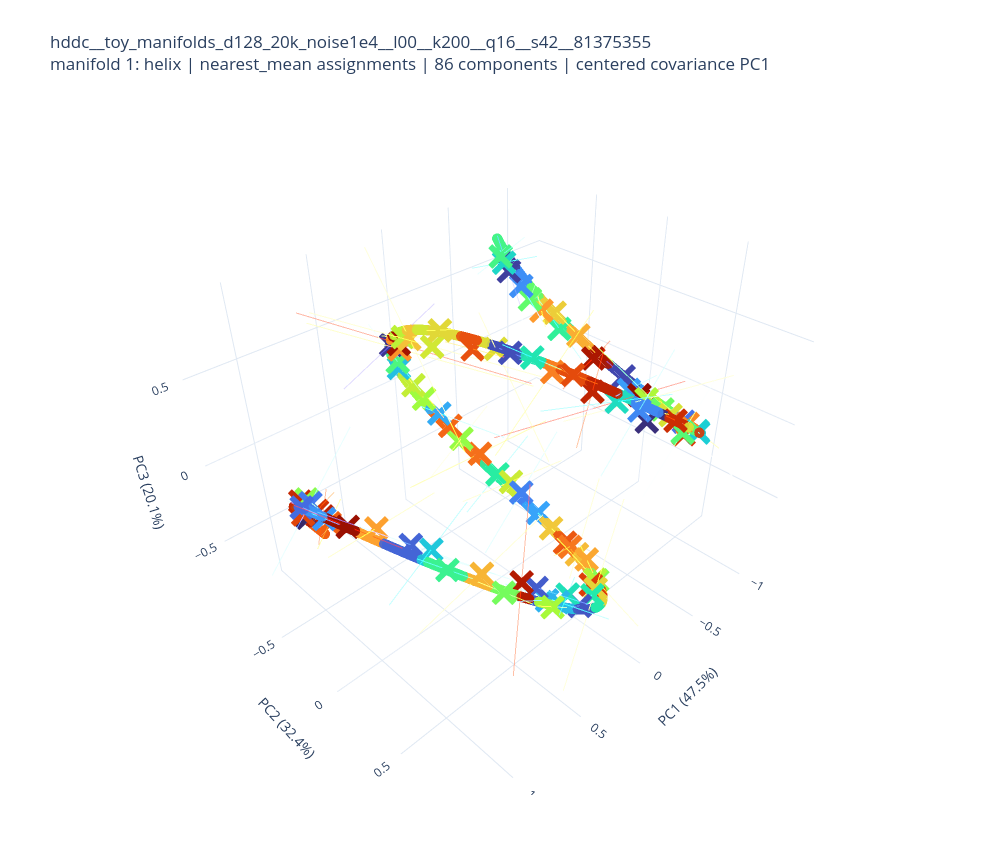

Here is the notebook cell this chart was saved with:
### Markdown cell above
## Tiling plot

Points and Gaussian footprints use the same component color. Gaussian footprints are borderless translucent regions rather than outline or wireframe meshes; the larger, nearly opaque points are rendered afterward so the dataset remains the visual focus. Hover over points or mean markers to inspect component IDs.

### Code cell
import plotly.graph_objects as go
from plotly.colors import sample_colorscale

selected_ids = selected_components.tolist()
palette = sample_colorscale("Turbo", np.linspace(0.03, 0.97, len(selected_ids)))
component_color = {component_id: palette[i] for i, component_id in enumerate(selected_ids)}
rng = np.random.default_rng(RANDOM_SEED)
if len(points_projected) > MAX_PLOT_POINTS:
    plot_indices = np.sort(rng.choice(len(points_projected), MAX_PLOT_POINTS, replace=False))
else:
    plot_indices = np.arange(len(points_projected))

def point_limits(values, margin_fraction=0.08):
    low = values.min(axis=0)
    high = values.max(axis=0)
    margin = np.maximum((high - low) * margin_fraction, 1e-6)
    return low - margin, high + margin

def with_alpha(rgb, alpha):
    return rgb.replace("rgb(", "rgba(").replace(")", f", {alpha})")

def ellipse_polygon(mean, covariance, n_std, num_points=100):
    eigenvalues, eigenvectors = np.linalg.eigh(covariance)
    transform = eigenvectors @ np.diag(n_std * np.sqrt(np.maximum(eigenvalues, 0.0)))
    angle = np.linspace(0.0, 2.0 * np.pi, num_points)
    unit_circle = np.stack([np.cos(angle), np.sin(angle)])
    return mean[:, None] + transform @ unit_circle

def ellipsoid_mesh(mean, covariance, n_std, num_u=24, num_v=13):
    eigenvalues, eigenvectors = np.linalg.eigh(covariance)
    transform = eigenvectors @ np.diag(n_std * np.sqrt(np.maximum(eigenvalues, 0.0)))
    u = np.linspace(0.0, 2.0 * np.pi, num_u, endpoint=False)
    v = np.linspace(0.0, np.pi, num_v)
    uu, vv = np.meshgrid(u, v)
    sphere = np.stack([
        np.cos(uu) * np.sin(vv),
        np.sin(uu) * np.sin(vv),
        np.cos(vv),
    ]).reshape(3, -1)
    vertices = mean[:, None] + transform @ sphere
    triangles_i, triangles_j, triangles_k = [], [], []
    for row in range(num_v - 1):
        for col in range(num_u):
            next_col = (col + 1) % num_u
            a = row * num_u + col
            b = row * num_u + next_col
            c = (row + 1) * num_u + col
            d = (row + 1) * num_u + next_col
            triangles_i.extend([a, b])
            triangles_j.extend([b, d])
            triangles_k.extend([c, c])
    return vertices, triangles_i, triangles_j, triangles_k

shown_assignments = manifold_assignments.numpy()[plot_indices]
shown_points = points_projected[plot_indices]
selected_point_mask = np.isin(shown_assignments, selected_ids)
fig = go.Figure()

# Build covariance overlays around the projected model means.
pc_axis_segments = []
for component_id in selected_ids:
    color = component_color[component_id]
    mean = means_projected[component_id]
    covariance = covariance_projected[component_id]
    eigenvalues, eigenvectors = np.linalg.eigh(covariance)
    for pc_offset in range(COVARIANCE_PC_COUNT):
        eigen_index = PLOT_DIM - 1 - pc_offset
        half_axis = (
            COVARIANCE_AXIS_SCALE * np.sqrt(max(eigenvalues[eigen_index], 0.0))
            * eigenvectors[:, eigen_index]
        )
        pc_axis_segments.append((
            component_id, pc_offset + 1, mean - half_axis, mean + half_axis
        ))
    if SHOW_GAUSSIAN_FOOTPRINTS and PLOT_DIM == 2:
        polygon = ellipse_polygon(mean, covariance, N_STD)
        fig.add_trace(go.Scatter(
            x=polygon[0], y=polygon[1], mode="lines",
            line=dict(width=0, color=with_alpha(color, 0.0)),
            fill="toself", fillcolor=with_alpha(color, GAUSSIAN_OPACITY),
            hoverinfo="skip", showlegend=False,
        ))
    elif SHOW_GAUSSIAN_FOOTPRINTS:
        vertices, face_i, face_j, face_k = ellipsoid_mesh(mean, covariance, N_STD)
        fig.add_trace(go.Mesh3d(
            x=vertices[0], y=vertices[1], z=vertices[2],
            i=face_i, j=face_j, k=face_k, color=color,
            opacity=GAUSSIAN_OPACITY, flatshading=False,
            hoverinfo="skip", showscale=False, showlegend=False,
        ))

# Dataset points are added after the footprints and remain visually dominant.
point_trace = go.Scattergl if PLOT_DIM == 2 else go.Scatter3d
if (~selected_point_mask).any():
    gray_points = shown_points[~selected_point_mask]
    coordinates = dict(x=gray_points[:, 0], y=gray_points[:, 1])
    if PLOT_DIM == 3:
        coordinates["z"] = gray_points[:, 2]
    fig.add_trace(point_trace(
        **coordinates, mode="markers",
        marker=dict(size=POINT_SIZE, color="rgb(135, 135, 135)", opacity=0.65),
        hoverinfo="skip", showlegend=False,
    ))

visible_points = shown_points[selected_point_mask]
visible_assignments = shown_assignments[selected_point_mask]
visible_colors = [component_color[int(component_id)] for component_id in visible_assignments]
coordinates = dict(x=visible_points[:, 0], y=visible_points[:, 1])
if PLOT_DIM == 3:
    coordinates["z"] = visible_points[:, 2]
point_hover = (
    "component %{customdata}<br>PC1 %{x:.4f}<br>PC2 %{y:.4f}"
    + ("<br>PC3 %{z:.4f}" if PLOT_DIM == 3 else "")
    + "<extra></extra>"
)
fig.add_trace(point_trace(
    **coordinates, mode="markers", customdata=visible_assignments,
    marker=dict(size=POINT_SIZE, color=visible_colors, opacity=POINT_OPACITY),
    hovertemplate=point_hover, showlegend=False,
))

# Each segment is centered exactly at mu_k and spans mu_k ± n_std sqrt(lambda) v.
if SHOW_COVARIANCE_PC_AXES:
    axis_trace = go.Scatter if PLOT_DIM == 2 else go.Scatter3d
    for component_id, pc_number, start, end in pc_axis_segments:
        coordinates = dict(x=[start[0], end[0]], y=[start[1], end[1]])
        if PLOT_DIM == 3:
            coordinates["z"] = [start[2], end[2]]
        fig.add_trace(axis_trace(
            **coordinates, mode="lines",
            line=dict(
                color=with_alpha(component_color[component_id], COVARIANCE_AXIS_OPACITY),
                width=max(1, COVARIANCE_AXIS_WIDTH - pc_number + 1),
            ),
            hovertemplate=(
                f"component {component_id}<br>covariance PC{pc_number}"
                f"<br>centered at learned mean<extra></extra>"
            ),
            showlegend=False,
        ))

selected_means = means_projected[selected_ids]
mean_trace = go.Scattergl if PLOT_DIM == 2 else go.Scatter3d
mean_coordinates = dict(x=selected_means[:, 0], y=selected_means[:, 1])
if PLOT_DIM == 3:
    mean_coordinates["z"] = selected_means[:, 2]
mean_mode = "markers+text" if ANNOTATE_COMPONENT_IDS else "markers"
mean_hover = (
    "mean of component %{customdata}<br>PC1 %{x:.4f}<br>PC2 %{y:.4f}"
    + ("<br>PC3 %{z:.4f}" if PLOT_DIM == 3 else "")
    + "<extra></extra>"
)
fig.add_trace(mean_trace(
    **mean_coordinates, mode=mean_mode, customdata=selected_ids,
    text=[str(component_id) for component_id in selected_ids] if ANNOTATE_COMPONENT_IDS else None,
    textposition="top center",
    marker=dict(size=9, symbol="x", color=[component_color[i] for i in selected_ids]),
    hovertemplate=mean_hover, showlegend=False,
))

low, high = point_limits(points_projected)
overlay_labels = []
if SHOW_COVARIANCE_PC_AXES:
    pc_label = "PC1" if COVARIANCE_PC_COUNT == 1 else f"PC1–PC{COVARIANCE_PC_COUNT}"
    overlay_labels.append(f"centered covariance {pc_label}")
if SHOW_GAUSSIAN_FOOTPRINTS:
    overlay_labels.append(f"{N_STD:g}σ Gaussian footprints")
overlay_label = " + ".join(overlay_labels) if overlay_labels else "centroids only"
title = (
    f"{RUN_DIR.name}<br>"
    f"manifold {MANIFOLD_ID}: {manifold_info['type_name']} | "
    f"{ASSIGNMENT_MODE} assignments | {len(selected_ids)} components | {overlay_label}"
)
fig.update_layout(
    template="plotly_white", width=1000, height=850, title=title,
    margin=dict(l=55, r=35, t=95, b=55), showlegend=False,
)
if PLOT_DIM == 2:
    fig.update_xaxes(
        range=[low[0], high[0]], title=f"PC1 ({explained[0]:.1%} variance)",
        zeroline=False, gridcolor="rgba(0, 0, 0, 0.08)",
    )
    fig.update_yaxes(
        range=[low[1], high[1]], title=f"PC2 ({explained[1]:.1%} variance)",
        scaleanchor="x", scaleratio=1, zeroline=False,
        gridcolor="rgba(0, 0, 0, 0.08)",
    )
else:
    fig.update_layout(scene=dict(
        xaxis=dict(range=[low[0], high[0]], title=f"PC1 ({explained[0]:.1%})"),
        yaxis=dict(range=[low[1], high[1]], title=f"PC2 ({explained[1]:.1%})"),
        zaxis=dict(range=[low[2], high[2]], title=f"PC3 ({explained[2]:.1%})"),
        aspectmode="data", bgcolor="white",
    ))
fig.show(config=dict(scrollZoom=True, displaylogo=False, responsive=True))

### Figure 1 — Plotly figure (JSON) as saved in the notebook; plotly's stock layout.template omitted (floating-point values rounded to 4 significant figures; data arrays with more than 128 entries replaced by an {"elided": "..."} marker saying what was removed)
{"data": [{"customdata": {"elided": "10000 int values"}, "hovertemplate": "component %{customdata}<br>PC1 %{x:.4f}<br>PC2 %{y:.4f}<br>PC3 %{z:.4f}<extra></extra>", "marker": {"color": {"elided": "10000 str values"}, "opacity": 0.9, "size": 6}, "mode": "markers", "showlegend": false, "type": "scatter3d", "x": {"elided": "10000 float values"}, "y": {"elided": "10000 float values"}, "z": {"elided": "10000 float values"}}, {"hovertemplate": "component 0<br>covariance PC1<br>centered at learned mean<extra></extra>", "line": {"color": "rgba(55, 39, 106, 0.35)", "width": 2}, "mode": "lines", "showlegend": false, "type": "scatter3d", "x": [0.964, 0.8785], "y": [-0.5998, -0.7132], "z": [-0.2956, -0.4537]}, {"hovertemplate": "component 2<br>covariance PC1<br>centered at learned mean<extra></extra>", "line": {"color": "rgba(58, 47, 123, 0.35)", "width": 2}, "mode": "lines", "showlegend": false, "type": "scatter3d", "x": [0.1572, -0.5039], "y": [0.9238, 0.5168], "z": [0.6626, 0.1511]}, {"hovertemplate": "component 3<br>covariance PC1<br>centered at learned mean<extra></extra>", "line": {"color": "rgba(60, 55, 141, 0.35)", "width": 2}, "mode": "lines", "showlegend": false, "type": "scatter3d", "x": [-0.1454, 0.6085], "y": [-0.7052, -0.6], "z": [0.5114, 0.3197]}, {"hovertemplate": "component 4<br>covariance PC1<br>centered at learned mean<extra></extra>", "line": {"color": "rgba(63, 63, 158, 0.35)", "width": 2}, "mode": "lines", "showlegend": false, "type": "scatter3d", "x": [-0.7547, -0.7936], "y": [-0.609, -0.8328], "z": [0.3398, 0.6917]}, {"hovertemplate": "component 7<br>covariance PC1<br>centered at learned mean<extra></extra>", "line": {"color": "rgba(65, 71, 174, 0.35)", "width": 2}, "mode": "lines", "showlegend": false, "type": "scatter3d", "x": [-1.132, -1.105], "y": [0.05457, -0.1972], "z": [-0.1098, 0.002705]}, {"hovertemplate": "component 8<br>covariance PC1<br>centered at learned mean<extra></extra>", "line": {"color": "rgba(66, 78, 184, 0.35)", "width": 2}, "mode": "lines", "showlegend": false, "type": "scatter3d", "x": [0.3, 0.2468], "y": [0.2172, 0.3041], "z": [0.7551, 0.7279]}, {"hovertemplate": "component 9<br>covariance PC1<br>centered at learned mean<extra></extra>", "line": {"color": "rgba(67, 86, 194, 0.35)", "width": 2}, "mode": "lines", "showlegend": false, "type": "scatter3d", "x": [0.2513, 0.4235], "y": [0.7665, 0.7987], "z": [-0.44, -0.3171]}, {"hovertemplate": "component 13<br>covariance PC1<br>centered at learned mean<extra></extra>", "line": {"color": "rgba(68, 93, 204, 0.35)", "width": 2}, "mode": "lines", "showlegend": false, "type": "scatter3d", "x": [0.4037, 0.745], "y": [1.339, 0.07304], "z": [-0.08277, -0.2395]}, {"hovertemplate": "component 14<br>covariance PC1<br>centered at learned mean<extra></extra>", "line": {"color": "rgba(68, 101, 214, 0.35)", "width": 2}, "mode": "lines", "showlegend": false, "type": "scatter3d", "x": [0.6627, 1.304], "y": [0.5296, 0.1047], "z": [-0.1441, 0.3199]}, {"hovertemplate": "component 16<br>covariance PC1<br>centered at learned mean<extra></extra>", "line": {"color": "rgba(69, 108, 225, 0.35)", "width": 2}, "mode": "lines", "showlegend": false, "type": "scatter3d", "x": [1.099, 1.106], "y": [-0.2441, -0.5098], "z": [-0.01094, -0.0787]}, {"hovertemplate": "component 17<br>covariance PC1<br>centered at learned mean<extra></extra>", "line": {"color": "rgba(70, 115, 235, 0.35)", "width": 2}, "mode": "lines", "showlegend": false, "type": "scatter3d", "x": [-0.9688, -0.8692], "y": [0.3984, 0.5864], "z": [-0.04644, -0.006774]}, {"hovertemplate": "component 18<br>covariance PC1<br>centered at learned mean<extra></extra>", "line": {"color": "rgba(68, 123, 239, 0.35)", "width": 2}, "mode": "lines", "showlegend": false, "type": "scatter3d", "x": [1.313, 0.7132], "y": [-0.4485, -0.4341], "z": [-0.424, 0.2178]}, {"hovertemplate": "component 19<br>covariance PC1<br>centered at learned mean<extra></extra>", "line": {"color": "rgba(66, 130, 241, 0.35)", "width": 2}, "mode": "lines", "showlegend": false, "type": "scatter3d", "x": [-0.6944, -0.009152], "y": [-0.237, -0.2124], "z": [-0.3458, -0.9029]}, {"hovertemplate": "component 20<br>covariance PC1<br>centered at learned mean<extra></extra>", "line": {"color": "rgba(64, 136, 243, 0.35)", "width": 2}, "mode": "lines", "showlegend": false, "type": "scatter3d", "x": [-0.2274, 0.006738], "y": [0.4478, 0.9812], "z": [-0.07909, 1.06]}, {"hovertemplate": "component 24<br>covariance PC1<br>centered at learned mean<extra></extra>", "line": {"color": "rgba(62, 143, 246, 0.35)", "width": 2}, "mode": "lines", "showlegend": false, "type": "scatter3d", "x": [-0.8651, -0.8087], "y": [-0.5265, -0.8265], "z": [0.2335, 0.6024]}, {"hovertemplate": "component 29<br>covariance PC1<br>centered at learned mean<extra></extra>", "line": {"color": "rgba(60, 150, 248, 0.35)", "width": 2}, "mode": "lines", "showlegend": false, "type": "scatter3d", "x": [1.053, 1.088], "y": [-0.3899, -0.07814], "z": [-0.1154, 0.01958]}, {"hovertemplate": "component 30<br>covariance PC1<br>centered at learned mean<extra></extra>", "line": {"color": "rgba(58, 157, 250, 0.35)", "width": 2}, "mode": "lines", "showlegend": false, "type": "scatter3d", "x": [-0.6116, -1.426], "y": [0.03527, 0.04917], "z": [-0.04165, -0.07628]}, {"hovertemplate": "component 31<br>covariance PC1<br>centered at learned mean<extra></extra>", "line": {"color": "rgba(55, 164, 250, 0.35)", "width": 2}, "mode": "lines", "showlegend": false, "type": "scatter3d", "x": [-0.3726, -0.3936], "y": [-0.04686, -0.1778], "z": [-0.7486, -0.7193]}, {"hovertemplate": "component 34<br>covariance PC1<br>centered at learned mean<extra></extra>", "line": {"color": "rgba(51, 171, 244, 0.35)", "width": 2}, "mode": "lines", "showlegend": false, "type": "scatter3d", "x": [-0.0789, -0.145], "y": [-0.1127, -1.249], "z": [-0.04692, -0.2909]}, {"hovertemplate": "component 38<br>covariance PC1<br>centered at learned mean<extra></extra>", "line": {"color": "rgba(46, 178, 238, 0.35)", "width": 2}, "mode": "lines", "showlegend": false, "type": "scatter3d", "x": [0.304, 0.7757], "y": [0.7183, 0.7666], "z": [-0.4016, -0.06884]}, {"hovertemplate": "component 39<br>covariance PC1<br>centered at learned mean<extra></extra>", "line": {"color": "rgba(42, 185, 231, 0.35)", "width": 2}, "mode": "lines", "showlegend": false, "type": "scatter3d", "x": [0.2957, 0.6544], "y": [0.928, 0.5836], "z": [-0.3891, -0.1718]}, {"hovertemplate": "component 44<br>covariance PC1<br>centered at learned mean<extra></extra>", "line": {"color": "rgba(37, 192, 225, 0.35)", "width": 2}, "mode": "lines", "showlegend": false, "type": "scatter3d", "x": [0.167, 0.04986], "y": [-0.7305, -0.7845], "z": [0.2857, 0.09199]}, {"hovertemplate": "component 45<br>covariance PC1<br>centered at learned mean<extra></extra>", "line": {"color": "rgba(32, 199, 219, 0.35)", "width": 2}, "mode": "lines", "showlegend": false, "type": "scatter3d", "x": [1.276, 0.5428], "y": [0.5103, 0.2281], "z": [0.06226, 0.03663]}, {"hovertemplate": "component 46<br>covariance PC1<br>centered at learned mean<extra></extra>", "line": {"color": "rgba(28, 206, 213, 0.35)", "width": 2}, "mode": "lines", "showlegend": false, "type": "scatter3d", "x": [-0.5968, -0.7436], "y": [0.7707, 0.6739], "z": [0.1729, 0.07641]}, {"hovertemplate": "component 48<br>covariance PC1<br>centered at learned mean<extra></extra>", "line": {"color": "rgba(28, 211, 206, 0.35)", "width": 2}, "mode": "lines", "showlegend": false, "type": "scatter3d", "x": [-0.7789, -0.6578], "y": [0.6601, 0.7231], "z": [0.0561, 0.1384]}, {"hovertemplate": "component 51<br>covariance PC1<br>centered at learned mean<extra></extra>", "line": {"color": "rgba(30, 215, 199, 0.35)", "width": 2}, "mode": "lines", "showlegend": false, "type": "scatter3d", "x": [-0.6376, -0.8438], "y": [-0.8977, -0.5596], "z": [0.5166, 0.6325]}, {"hovertemplate": "component 53<br>covariance PC1<br>centered at learned mean<extra></extra>", "line": {"color": "rgba(31, 220, 192, 0.35)", "width": 2}, "mode": "lines", "showlegend": false, "type": "scatter3d", "x": [0.05864, -0.09168], "y": [1.164, 0.1383], "z": [0.8633, 0.2291]}, {"hovertemplate": "component 54<br>covariance PC1<br>centered at learned mean<extra></extra>", "line": {"color": "rgba(32, 224, 184, 0.35)", "width": 2}, "mode": "lines", "showlegend": false, "type": "scatter3d", "x": [0.08441, 0.6878], "y": [0.5514, 0.9338], "z": [-0.5136, -0.08707]}, {"hovertemplate": "component 56<br>covariance PC1<br>centered at learned mean<extra></extra>", "line": {"color": "rgba(34, 229, 177, 0.35)", "width": 2}, "mode": "lines", "showlegend": false, "type": "scatter3d", "x": [0.1914, 0.3691], "y": [0.4929, 0.3033], "z": [0.72, 0.8304]}, {"hovertemplate": "component 57<br>covariance PC1<br>centered at learned mean<extra></extra>", "line": {"color": "rgba(35, 233, 170, 0.35)", "width": 2}, "mode": "lines", "showlegend": false, "type": "scatter3d", "x": [0.06158, 0.2759], "y": [0.6799, 0.7835], "z": [-0.5481, -0.365]}, {"hovertemplate": "component 59<br>covariance PC1<br>centered at learned mean<extra></extra>", "line": {"color": "rgba(40, 237, 162, 0.35)", "width": 2}, "mode": "lines", "showlegend": false, "type": "scatter3d", "x": [-0.5919, -0.1159], "y": [-0.3879, -0.4739], "z": [-0.4022, -0.7979]}, {"hovertemplate": "component 60<br>covariance PC1<br>centered at learned mean<extra></extra>", "line": {"color": "rgba(49, 240, 153, 0.35)", "width": 2}, "mode": "lines", "showlegend": false, "type": "scatter3d", "x": [-1.095, -0.928], "y": [-0.3867, -0.6303], "z": [-0.05659, 0.3342]}, {"hovertemplate": "component 63<br>covariance PC1<br>centered at learned mean<extra></extra>", "line": {"color": "rgba(59, 242, 144, 0.35)", "width": 2}, "mode": "lines", "showlegend": false, "type": "scatter3d", "x": [1.005, 0.8222], "y": [0.3806, 0.5698], "z": [0.0604, -0.05151]}, {"hovertemplate": "component 64<br>covariance PC1<br>centered at learned mean<extra></extra>", "line": {"color": "rgba(68, 244, 135, 0.35)", "width": 2}, "mode": "lines", "showlegend": false, "type": "scatter3d", "x": [-0.6343, -0.7997], "y": [-0.8483, -0.6205], "z": [0.4955, 0.7394]}, {"hovertemplate": "component 68<br>covariance PC1<br>centered at learned mean<extra></extra>", "line": {"color": "rgba(78, 247, 126, 0.35)", "width": 2}, "mode": "lines", "showlegend": false, "type": "scatter3d", "x": [0.3456, -0.002157], "y": [-0.6844, -0.6836], "z": [0.5594, -0.001169]}, {"hovertemplate": "component 76<br>covariance PC1<br>centered at learned mean<extra></extra>", "line": {"color": "rgba(87, 249, 117, 0.35)", "width": 2}, "mode": "lines", "showlegend": false, "type": "scatter3d", "x": [-0.1067, -0.7581], "y": [0.7866, 0.7482], "z": [0.04169, 0.4618]}, {"hovertemplate": "component 80<br>covariance PC1<br>centered at learned mean<extra></extra>", "line": {"color": "rgba(97, 252, 108, 0.35)", "width": 2}, "mode": "lines", "showlegend": false, "type": "scatter3d", "x": [-0.7854, -0.9726], "y": [-0.6426, -0.6401], "z": [0.1753, 0.4869]}, {"hovertemplate": "component 81<br>covariance PC1<br>centered at learned mean<extra></extra>", "line": {"color": "rgba(107, 252, 101, 0.35)", "width": 2}, "mode": "lines", "showlegend": false, "type": "scatter3d", "x": [-1.016, -0.9348], "y": [0.7895, -0.1621], "z": [-0.288, 0.1832]}, {"hovertemplate": "component 82<br>covariance PC1<br>centered at learned mean<extra></extra>", "line": {"color": "rgba(117, 252, 93, 0.35)", "width": 2}, "mode": "lines", "showlegend": false, "type": "scatter3d", "x": [0.7065, 0.8517], "y": [0.8001, 0.5851], "z": [-0.1062, -0.02455]}, {"hovertemplate": "component 84<br>covariance PC1<br>centered at learned mean<extra></extra>", "line": {"color": "rgba(128, 252, 86, 0.35)", "width": 2}, "mode": "lines", "showlegend": false, "type": "scatter3d", "x": [-0.2475, -0.1016], "y": [0.4545, 0.576], "z": [-0.7725, -0.6787]}, {"hovertemplate": "component 90<br>covariance PC1<br>centered at learned mean<extra></extra>", "line": {"color": "rgba(138, 252, 78, 0.35)", "width": 2}, "mode": "lines", "showlegend": false, "type": "scatter3d", "x": [0.9256, 1.045], "y": [-0.7176, -0.3188], "z": [-0.2254, -0.04951]}, {"hovertemplate": "component 95<br>covariance PC1<br>centered at learned mean<extra></extra>", "line": {"color": "rgba(148, 252, 70, 0.35)", "width": 2}, "mode": "lines", "showlegend": false, "type": "scatter3d", "x": [0.2601, -0.7066], "y": [-0.3654, -0.8592], "z": [-0.283, -0.4475]}, {"hovertemplate": "component 96<br>covariance PC1<br>centered at learned mean<extra></extra>", "line": {"color": "rgba(159, 252, 63, 0.35)", "width": 2}, "mode": "lines", "showlegend": false, "type": "scatter3d", "x": [0.03323, -0.114], "y": [-0.7451, -0.716], "z": [0.06273, -0.1812]}, {"hovertemplate": "component 99<br>covariance PC1<br>centered at learned mean<extra></extra>", "line": {"color": "rgba(167, 250, 58, 0.35)", "width": 2}, "mode": "lines", "showlegend": false, "type": "scatter3d", "x": [0.6743, 0.4647], "y": [0.799, 0.8025], "z": [-0.1404, -0.2903]}, {"hovertemplate": "component 100<br>covariance PC1<br>centered at learned mean<extra></extra>", "line": {"color": "rgba(174, 247, 57, 0.35)", "width": 2}, "mode": "lines", "showlegend": false, "type": "scatter3d", "x": [-1.308, -0.6676], "y": [0.5549, -0.1697], "z": [0.1407, -0.2287]}, {"hovertemplate": "component 103<br>covariance PC1<br>centered at learned mean<extra></extra>", "line": {"color": "rgba(181, 244, 56, 0.35)", "width": 2}, "mode": "lines", "showlegend": false, "type": "scatter3d", "x": [-0.2215, 0.02292], "y": [0.1785, 0.9276], "z": [-0.6615, -0.6305]}, {"hovertemplate": "component 104<br>covariance PC1<br>centered at learned mean<extra></extra>", "line": {"color": "rgba(188, 241, 55, 0.35)", "width": 2}, "mode": "lines", "showlegend": false, "type": "scatter3d", "x": [0.3056, 0.3312], "y": [-0.6331, -0.2433], "z": [0.4976, 0.6459]}, {"hovertemplate": "component 106<br>covariance PC1<br>centered at learned mean<extra></extra>", "line": {"color": "rgba(195, 238, 54, 0.35)", "width": 2}, "mode": "lines", "showlegend": false, "type": "scatter3d", "x": [-0.05044, 0.1049], "y": [-0.7468, -0.7294], "z": [-0.07316, 0.1814]}, {"hovertemplate": "component 109<br>covariance PC1<br>centered at learned mean<extra></extra>", "line": {"color": "rgba(202, 235, 53, 0.35)", "width": 2}, "mode": "lines", "showlegend": false, "type": "scatter3d", "x": [-0.5712, -0.1637], "y": [-0.09414, -0.5589], "z": [-0.428, -0.7879]}, {"hovertemplate": "component 112<br>covariance PC1<br>centered at learned mean<extra></extra>", "line": {"color": "rgba(209, 232, 52, 0.35)", "width": 2}, "mode": "lines", "showlegend": false, "type": "scatter3d", "x": [-0.01232, 0.7526], "y": [0.2778, -0.595], "z": [0.4998, 0.7875]}, {"hovertemplate": "component 113<br>covariance PC1<br>centered at learned mean<extra></extra>", "line": {"color": "rgba(214, 227, 53, 0.35)", "width": 2}, "mode": "lines", "showlegend": false, "type": "scatter3d", "x": [-0.1082, -0.5629], "y": [0.8478, 0.6415], "z": [0.5347, 0.2318]}, {"hovertemplate": "component 115<br>covariance PC1<br>centered at learned mean<extra></extra>", "line": {"color": "rgba(220, 221, 54, 0.35)", "width": 2}, "mode": "lines", "showlegend": false, "type": "scatter3d", "x": [0.06909, 0.4661], "y": [0.3366, -0.005361], "z": [0.09686, 1.347]}, {"hovertemplate": "component 125<br>covariance PC1<br>centered at learned mean<extra></extra>", "line": {"color": "rgba(225, 216, 55, 0.35)", "width": 2}, "mode": "lines", "showlegend": false, "type": "scatter3d", "x": [0.3733, 0.4001], "y": [-0.189, 0.03241], "z": [0.7154, 0.8122]}, {"hovertemplate": "component 126<br>covariance PC1<br>centered at learned mean<extra></extra>", "line": {"color": "rgba(230, 211, 56, 0.35)", "width": 2}, "mode": "lines", "showlegend": false, "type": "scatter3d", "x": [-0.4265, 0.5803], "y": [0.4728, 0.897], "z": [-0.3187, -0.6917]}, {"hovertemplate": "component 129<br>covariance PC1<br>centered at learned mean<extra></extra>", "line": {"color": "rgba(236, 205, 57, 0.35)", "width": 2}, "mode": "lines", "showlegend": false, "type": "scatter3d", "x": [-1.057, -0.9973], "y": [-0.512, -0.6155], "z": [0.1668, 0.2784]}, {"hovertemplate": "component 131<br>covariance PC1<br>centered at learned mean<extra></extra>", "line": {"color": "rgba(241, 200, 58, 0.35)", "width": 2}, "mode": "lines", "showlegend": false, "type": "scatter3d", "x": [-0.3569, -0.3337], "y": [-0.0862, 0.1423], "z": [-0.7253, -0.7706]}, {"hovertemplate": "component 134<br>covariance PC1<br>centered at learned mean<extra></extra>", "line": {"color": "rgba(244, 194, 57, 0.35)", "width": 2}, "mode": "lines", "showlegend": false, "type": "scatter3d", "x": [0.2067, 0.4663], "y": [-0.8777, 0.1447], "z": [0.9455, 0.2432]}, {"hovertemplate": "component 136<br>covariance PC1<br>centered at learned mean<extra></extra>", "line": {"color": "rgba(246, 187, 55, 0.35)", "width": 2}, "mode": "lines", "showlegend": false, "type": "scatter3d", "x": [-0.6646, 0.008434], "y": [0.1288, 0.3657], "z": [-0.4855, -1.117]}, {"hovertemplate": "component 137<br>covariance PC1<br>centered at learned mean<extra></extra>", "line": {"color": "rgba(247, 181, 53, 0.35)", "width": 2}, "mode": "lines", "showlegend": false, "type": "scatter3d", "x": [0.481, 1.143], "y": [0.6533, 0.5264], "z": [0.1767, -0.185]}, {"hovertemplate": "component 138<br>covariance PC1<br>centered at learned mean<extra></extra>", "line": {"color": "rgba(249, 174, 51, 0.35)", "width": 2}, "mode": "lines", "showlegend": false, "type": "scatter3d", "x": [-1.011, -1.126], "y": [-0.5338, -0.2656], "z": [0.2368, -0.007519]}, {"hovertemplate": "component 140<br>covariance PC1<br>centered at learned mean<extra></extra>", "line": {"color": "rgba(251, 167, 49, 0.35)", "width": 2}, "mode": "lines", "showlegend": false, "type": "scatter3d", "x": [-0.3119, -0.1516], "y": [0.2828, 0.4992], "z": [-0.7048, -0.6705]}, {"hovertemplate": "component 142<br>covariance PC1<br>centered at learned mean<extra></extra>", "line": {"color": "rgba(253, 161, 47, 0.35)", "width": 2}, "mode": "lines", "showlegend": false, "type": "scatter3d", "x": [1.404, 0.6165], "y": [0.1418, 0.07406], "z": [0.09294, 0.04329]}, {"hovertemplate": "component 144<br>covariance PC1<br>centered at learned mean<extra></extra>", "line": {"color": "rgba(254, 154, 45, 0.35)", "width": 2}, "mode": "lines", "showlegend": false, "type": "scatter3d", "x": [-0.7979, -1.049], "y": [-0.4418, -0.7263], "z": [0.2454, 0.2799]}, {"hovertemplate": "component 145<br>covariance PC1<br>centered at learned mean<extra></extra>", "line": {"color": "rgba(252, 145, 41, 0.35)", "width": 2}, "mode": "lines", "showlegend": false, "type": "scatter3d", "x": [-0.1657, 0.6882], "y": [0.02206, -1.113], "z": [0.2944, 0.5885]}, {"hovertemplate": "component 146<br>covariance PC1<br>centered at learned mean<extra></extra>", "line": {"color": "rgba(250, 137, 37, 0.35)", "width": 2}, "mode": "lines", "showlegend": false, "type": "scatter3d", "x": [-0.6925, -0.9249], "y": [0.8405, 0.3169], "z": [0.07461, 0.02507]}, {"hovertemplate": "component 151<br>covariance PC1<br>centered at learned mean<extra></extra>", "line": {"color": "rgba(249, 128, 33, 0.35)", "width": 2}, "mode": "lines", "showlegend": false, "type": "scatter3d", "x": [-0.1615, 0.544], "y": [0.457, 0.4225], "z": [0.9752, 0.403]}, {"hovertemplate": "component 155<br>covariance PC1<br>centered at learned mean<extra></extra>", "line": {"color": "rgba(247, 119, 30, 0.35)", "width": 2}, "mode": "lines", "showlegend": false, "type": "scatter3d", "x": [-0.6574, 0.05159], "y": [0.04854, 0.3781], "z": [-0.999, -0.5016]}, {"hovertemplate": "component 156<br>covariance PC1<br>centered at learned mean<extra></extra>", "line": {"color": "rgba(245, 111, 26, 0.35)", "width": 2}, "mode": "lines", "showlegend": false, "type": "scatter3d", "x": [-0.7492, 0.1904], "y": [-0.3739, -0.6458], "z": [-0.3549, -0.5447]}, {"hovertemplate": "component 158<br>covariance PC1<br>centered at learned mean<extra></extra>", "line": {"color": "rgba(244, 102, 22, 0.35)", "width": 2}, "mode": "lines", "showlegend": false, "type": "scatter3d", "x": [-0.02617, -0.2789], "y": [-0.6783, -0.5875], "z": [-0.02594, -0.4752]}, {"hovertemplate": "component 160<br>covariance PC1<br>centered at learned mean<extra></extra>", "line": {"color": "rgba(240, 95, 19, 0.35)", "width": 2}, "mode": "lines", "showlegend": false, "type": "scatter3d", "x": [0.9293, 0.5389], "y": [-0.5958, -0.8965], "z": [-0.5554, -0.5881]}, {"hovertemplate": "component 161<br>covariance PC1<br>centered at learned mean<extra></extra>", "line": {"color": "rgba(236, 88, 17, 0.35)", "width": 2}, "mode": "lines", "showlegend": false, "type": "scatter3d", "x": [-0.3854, -0.272], "y": [0.02831, 0.2789], "z": [-0.7904, -0.7532]}, {"hovertemplate": "component 162<br>covariance PC1<br>centered at learned mean<extra></extra>", "line": {"color": "rgba(232, 81, 15, 0.35)", "width": 2}, "mode": "lines", "showlegend": false, "type": "scatter3d", "x": [0.4074, 0.2555], "y": [0.3504, -0.1908], "z": [0.8035, 0.6155]}, {"hovertemplate": "component 164<br>covariance PC1<br>centered at learned mean<extra></extra>", "line": {"color": "rgba(228, 75, 12, 0.35)", "width": 2}, "mode": "lines", "showlegend": false, "type": "scatter3d", "x": [0.09924, 0.2118], "y": [0.624, 0.4341], "z": [0.6689, 0.7261]}, {"hovertemplate": "component 171<br>covariance PC1<br>centered at learned mean<extra></extra>", "line": {"color": "rgba(224, 68, 10, 0.35)", "width": 2}, "mode": "lines", "showlegend": false, "type": "scatter3d", "x": [1.013, 0.9052], "y": [-0.4892, -0.774], "z": [-0.2023, -0.4306]}, {"hovertemplate": "component 174<br>covariance PC1<br>centered at learned mean<extra></extra>", "line": {"color": "rgba(220, 61, 8, 0.35)", "width": 2}, "mode": "lines", "showlegend": false, "type": "scatter3d", "x": [-0.1357, 0.07045], "y": [0.4916, 0.657], "z": [-0.6897, -0.5584]}, {"hovertemplate": "component 176<br>covariance PC1<br>centered at learned mean<extra></extra>", "line": {"color": "rgba(216, 55, 6, 0.35)", "width": 2}, "mode": "lines", "showlegend": false, "type": "scatter3d", "x": [-0.6793, -0.4189], "y": [0.6598, 0.7577], "z": [0.04626, 0.2784]}, {"hovertemplate": "component 177<br>covariance PC1<br>centered at learned mean<extra></extra>", "line": {"color": "rgba(210, 50, 5, 0.35)", "width": 2}, "mode": "lines", "showlegend": false, "type": "scatter3d", "x": [0.9061, 0.7532], "y": [-0.7912, -0.6127], "z": [-0.5443, -0.2651]}, {"hovertemplate": "component 179<br>covariance PC1<br>centered at learned mean<extra></extra>", "line": {"color": "rgba(203, 45, 4, 0.35)", "width": 2}, "mode": "lines", "showlegend": false, "type": "scatter3d", "x": [-0.2191, -0.3442], "y": [0.7901, 0.8222], "z": [0.4484, 0.361]}, {"hovertemplate": "component 180<br>covariance PC1<br>centered at learned mean<extra></extra>", "line": {"color": "rgba(197, 41, 4, 0.35)", "width": 2}, "mode": "lines", "showlegend": false, "type": "scatter3d", "x": [0.9221, 1.041], "y": [-0.7588, -0.4343], "z": [-0.2912, -0.105]}, {"hovertemplate": "component 182<br>covariance PC1<br>centered at learned mean<extra></extra>", "line": {"color": "rgba(191, 36, 3, 0.35)", "width": 2}, "mode": "lines", "showlegend": false, "type": "scatter3d", "x": [0.2046, -0.0424], "y": [0.7507, 0.4187], "z": [1.05, 0.1672]}, {"hovertemplate": "component 183<br>covariance PC1<br>centered at learned mean<extra></extra>", "line": {"color": "rgba(185, 31, 2, 0.35)", "width": 2}, "mode": "lines", "showlegend": false, "type": "scatter3d", "x": [0.6665, 0.9027], "y": [-0.835, -0.6199], "z": [-0.4146, -0.5525]}, {"hovertemplate": "component 184<br>covariance PC1<br>centered at learned mean<extra></extra>", "line": {"color": "rgba(179, 26, 1, 0.35)", "width": 2}, "mode": "lines", "showlegend": false, "type": "scatter3d", "x": [0.4554, 0.8144], "y": [0.5524, 0.7828], "z": [0.2722, -0.5008]}, {"hovertemplate": "component 190<br>covariance PC1<br>centered at learned mean<extra></extra>", "line": {"color": "rgba(171, 23, 1, 0.35)", "width": 2}, "mode": "lines", "showlegend": false, "type": "scatter3d", "x": [-0.6476, -1.465], "y": [-0.1673, -0.3598], "z": [0.001434, 0.02818]}, {"hovertemplate": "component 191<br>covariance PC1<br>centered at learned mean<extra></extra>", "line": {"color": "rgba(162, 19, 1, 0.35)", "width": 2}, "mode": "lines", "showlegend": false, "type": "scatter3d", "x": [-0.09702, 0.6998], "y": [0.06695, -1.064], "z": [0.3573, 0.6514]}, {"hovertemplate": "component 193<br>covariance PC1<br>centered at learned mean<extra></extra>", "line": {"color": "rgba(154, 16, 1, 0.35)", "width": 2}, "mode": "lines", "showlegend": false, "type": "scatter3d", "x": [0.9482, 1.211], "y": [0.2092, -0.2549], "z": [-0.02281, 0.09704]}, {"hovertemplate": "component 198<br>covariance PC1<br>centered at learned mean<extra></extra>", "line": {"color": "rgba(145, 13, 2, 0.35)", "width": 2}, "mode": "lines", "showlegend": false, "type": "scatter3d", "x": [-0.09697, -1.899], "y": [-0.2055, 0.4726], "z": [-0.1039, 0.01086]}, {"customdata": [0, 2, 3, 4, 7, 8, 9, 13, 14, 16, 17, 18, 19, 20, 24, 29, 30, 31, 34, 38, 39, 44, 45, 46, 48, 51, 53, 54, 56, 57, 59, 60, 63, 64, 68, 76, 80, 81, 82, 84, 90, 95, 96, 99, 100, 103, 104, 106, 109, 112, 113, 115, 125, 126, 129, 131, 134, 136, 137, 138, 140, 142, 144, 145, 146, 151, 155, 156, 158, 160, 161, 162, 164, 171, 174, 176, 177, 179, 180, 182, 183, 184, 190, 191, 193, 198], "hovertemplate": "mean of component %{customdata}<br>PC1 %{x:.4f}<br>PC2 %{y:.4f}<br>PC3 %{z:.4f}<extra></extra>", "marker": {"color": ["rgb(55, 39, 106)", "rgb(58, 47, 123)", "rgb(60, 55, 141)", "rgb(63, 63, 158)", "rgb(65, 71, 174)", "rgb(66, 78, 184)", "rgb(67, 86, 194)", "rgb(68, 93, 204)", "rgb(68, 101, 214)", "rgb(69, 108, 225)", "rgb(70, 115, 235)", "rgb(68, 123, 239)", "rgb(66, 130, 241)", "rgb(64, 136, 243)", "rgb(62, 143, 246)", "rgb(60, 150, 248)", "rgb(58, 157, 250)", "rgb(55, 164, 250)", "rgb(51, 171, 244)", "rgb(46, 178, 238)", "rgb(42, 185, 231)", "rgb(37, 192, 225)", "rgb(32, 199, 219)", "rgb(28, 206, 213)", "rgb(28, 211, 206)", "rgb(30, 215, 199)", "rgb(31, 220, 192)", "rgb(32, 224, 184)", "rgb(34, 229, 177)", "rgb(35, 233, 170)", "rgb(40, 237, 162)", "rgb(49, 240, 153)", "rgb(59, 242, 144)", "rgb(68, 244, 135)", "rgb(78, 247, 126)", "rgb(87, 249, 117)", "rgb(97, 252, 108)", "rgb(107, 252, 101)", "rgb(117, 252, 93)", "rgb(128, 252, 86)", "rgb(138, 252, 78)", "rgb(148, 252, 70)", "rgb(159, 252, 63)", "rgb(167, 250, 58)", "rgb(174, 247, 57)", "rgb(181, 244, 56)", "rgb(188, 241, 55)", "rgb(195, 238, 54)", "rgb(202, 235, 53)", "rgb(209, 232, 52)", "rgb(214, 227, 53)", "rgb(220, 221, 54)", "rgb(225, 216, 55)", "rgb(230, 211, 56)", "rgb(236, 205, 57)", "rgb(241, 200, 58)", "rgb(244, 194, 57)", "rgb(246, 187, 55)", "rgb(247, 181, 53)", "rgb(249, 174, 51)", "rgb(251, 167, 49)", "rgb(253, 161, 47)", "rgb(254, 154, 45)", "rgb(252, 145, 41)", "rgb(250, 137, 37)", "rgb(249, 128, 33)", "rgb(247, 119, 30)", "rgb(245, 111, 26)", "rgb(244, 102, 22)", "rgb(240, 95, 19)", "rgb(236, 88, 17)", "rgb(232, 81, 15)", "rgb(228, 75, 12)", "rgb(224, 68, 10)", "rgb(220, 61, 8)", "rgb(216, 55, 6)", "rgb(210, 50, 5)", "rgb(203, 45, 4)", "rgb(197, 41, 4)", "rgb(191, 36, 3)", "rgb(185, 31, 2)", "rgb(179, 26, 1)", "rgb(171, 23, 1)", "rgb(162, 19, 1)", "rgb(154, 16, 1)", "rgb(145, 13, 2)"], "size": 9, "symbol": "x"}, "mode": "markers", "showlegend": false, "textposition": "top center", "type": "scatter3d", "x": [0.9213, -0.1733, 0.2315, -0.7741, -1.119, 0.2734, 0.3374, 0.5743, 0.9834, 1.102, -0.919, 1.013, -0.3518, -0.1103, -0.8369, 1.07, -1.019, -0.3831, -0.1119, 0.5398, 0.475, 0.1084, 0.9093, -0.6702, -0.7184, -0.7407, -0.01652, 0.3861, 0.2803, 0.1688, -0.3539, -1.012, 0.9135, -0.717, 0.1717, -0.4324, -0.879, -0.9753, 0.7791, -0.1745, 0.9855, -0.2233, -0.0404, 0.5695, -0.9879, -0.09931, 0.3184, 0.02724, -0.3675, 0.3702, -0.3355, 0.2676, 0.3867, 0.07687, -1.027, -0.3453, 0.3365, -0.3281, 0.8122, -1.069, -0.2318, 1.01, -0.9233, 0.2612, -0.8087, 0.1912, -0.3029, -0.2794, -0.1525, 0.7341, -0.3287, 0.3315, 0.1555, 0.959, -0.03263, -0.5491, 0.8297, -0.2816, 0.9818, 0.08112, 0.7846, 0.6349, -1.056, 0.3014, 1.079, -0.998], "y": [-0.6565, 0.7203, -0.6526, -0.7209, -0.0713, 0.2606, 0.7826, 0.706, 0.3172, -0.377, 0.4924, -0.4413, -0.2247, 0.7145, -0.6765, -0.234, 0.04222, -0.1123, -0.681, 0.7425, 0.7558, -0.7575, 0.3692, 0.7223, 0.6916, -0.7287, 0.651, 0.7426, 0.3981, 0.7317, -0.4309, -0.5085, 0.4752, -0.7344, -0.684, 0.7674, -0.6414, 0.3137, 0.6926, 0.5153, -0.5182, -0.6123, -0.7305, 0.8008, 0.1926, 0.553, -0.4382, -0.7381, -0.3265, -0.1586, 0.7446, 0.1656, -0.07832, 0.6849, -0.5638, 0.02805, -0.3665, 0.2473, 0.5898, -0.3997, 0.391, 0.1079, -0.5841, -0.5455, 0.5787, 0.4398, 0.2133, -0.5098, -0.6329, -0.7462, 0.1536, 0.07981, 0.529, -0.6316, 0.5743, 0.7088, -0.7019, 0.8061, -0.5965, 0.5847, -0.7274, 0.6676, -0.2635, -0.4983, -0.02285, 0.1336], "z": [-0.3746, 0.4068, 0.4155, 0.5157, -0.05357, 0.7415, -0.3786, -0.1611, 0.08791, -0.04482, -0.02661, -0.1031, -0.6244, 0.4904, 0.418, -0.04792, -0.05897, -0.7339, -0.1689, -0.2352, -0.2805, 0.1889, 0.04944, 0.1247, 0.09724, 0.5746, 0.5462, -0.3003, 0.7752, -0.4566, -0.6001, 0.1388, 0.004446, 0.6174, 0.2791, 0.2517, 0.3311, -0.0524, -0.06538, -0.7256, -0.1375, -0.3652, -0.05926, -0.2154, -0.04399, -0.646, 0.5718, 0.05411, -0.608, 0.6437, 0.3833, 0.7221, 0.7638, -0.5052, 0.2226, -0.7479, 0.5944, -0.8012, -0.004136, 0.1147, -0.6876, 0.06811, 0.2627, 0.4415, 0.04984, 0.6891, -0.7503, -0.4498, -0.2506, -0.5717, -0.7718, 0.7095, 0.6975, -0.3164, -0.6241, 0.1623, -0.4047, 0.4047, -0.1981, 0.6084, -0.4835, -0.1143, 0.01481, 0.5044, 0.03712, -0.04652]}], "layout": {"height": 850, "margin": {"b": 55, "l": 55, "r": 35, "t": 95}, "scene": {"aspectmode": "data", "bgcolor": "white", "xaxis": {"range": [-1.304, 1.302], "title": {"text": "PC1 (47.5%)"}}, "yaxis": {"range": [-0.9414, 0.9531], "title": {"text": "PC2 (32.4%)"}}, "zaxis": {"range": [-0.9015, 0.8989], "title": {"text": "PC3 (20.1%)"}}}, "showlegend": false, "title": {"text": "hddc__toy_manifolds_d128_20k_noise1e4__l00__k200__q16__s42__81375355<br>manifold 1: helix | nearest_mean assignments | 86 components | centered covariance PC1"}, "width": 1000}}
